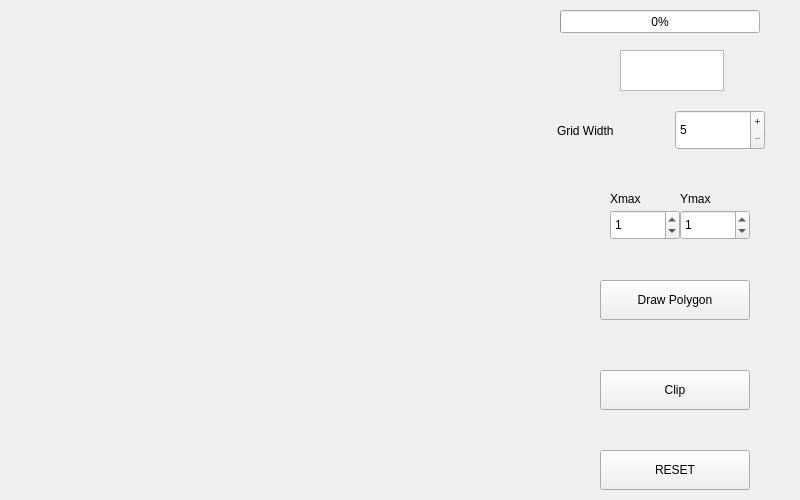
<?xml version="1.0" encoding="UTF-8"?>
<ui version="4.0">
 <class>LineClipMainWidget</class>
 <widget class="QWidget" name="LineClipMainWidget">
  <property name="geometry">
   <rect>
    <x>0</x>
    <y>0</y>
    <width>800</width>
    <height>500</height>
   </rect>
  </property>
  <property name="windowTitle">
   <string>Form</string>
  </property>
  <widget class="LineClipGraphWidget" name="widget" native="true">
   <property name="geometry">
    <rect>
     <x>20</x>
     <y>10</y>
     <width>479</width>
     <height>479</height>
    </rect>
   </property>
  </widget>
  <widget class="QLabel" name="label">
   <property name="geometry">
    <rect>
     <x>557</x>
     <y>120</y>
     <width>101</width>
     <height>21</height>
    </rect>
   </property>
   <property name="text">
    <string>Grid Width</string>
   </property>
  </widget>
  <widget class="QPushButton" name="drawPolygonButton">
   <property name="geometry">
    <rect>
     <x>600</x>
     <y>280</y>
     <width>150</width>
     <height>40</height>
    </rect>
   </property>
   <property name="cursor">
    <cursorShape>PointingHandCursor</cursorShape>
   </property>
   <property name="text">
    <string>Draw Polygon</string>
   </property>
  </widget>
  <widget class="QSpinBox" name="gridWidth">
   <property name="geometry">
    <rect>
     <x>675</x>
     <y>110</y>
     <width>90</width>
     <height>40</height>
    </rect>
   </property>
   <property name="buttonSymbols">
    <enum>QAbstractSpinBox::PlusMinus</enum>
   </property>
   <property name="minimum">
    <number>5</number>
   </property>
   <property name="maximum">
    <number>25</number>
   </property>
  </widget>
  <widget class="QSpinBox" name="spinBox">
   <property name="geometry">
    <rect>
     <x>610</x>
     <y>210</y>
     <width>70</width>
     <height>30</height>
    </rect>
   </property>
   <property name="minimum">
    <number>-99</number>
   </property>
   <property name="value">
    <number>1</number>
   </property>
  </widget>
  <widget class="QProgressBar" name="progressBar">
   <property name="geometry">
    <rect>
     <x>560</x>
     <y>10</y>
     <width>200</width>
     <height>23</height>
    </rect>
   </property>
   <property name="value">
    <number>0</number>
   </property>
  </widget>
  <widget class="QTextEdit" name="timeDisplay">
   <property name="geometry">
    <rect>
     <x>620</x>
     <y>50</y>
     <width>104</width>
     <height>41</height>
    </rect>
   </property>
   <property name="font">
    <font>
     <weight>75</weight>
     <bold>true</bold>
    </font>
   </property>
   <property name="cursor" stdset="0">
    <cursorShape>ForbiddenCursor</cursorShape>
   </property>
   <property name="mouseTracking">
    <bool>false</bool>
   </property>
   <property name="verticalScrollBarPolicy">
    <enum>Qt::ScrollBarAlwaysOff</enum>
   </property>
   <property name="horizontalScrollBarPolicy">
    <enum>Qt::ScrollBarAlwaysOff</enum>
   </property>
   <property name="readOnly">
    <bool>true</bool>
   </property>
  </widget>
  <widget class="QPushButton" name="drawButton">
   <property name="geometry">
    <rect>
     <x>600</x>
     <y>370</y>
     <width>150</width>
     <height>40</height>
    </rect>
   </property>
   <property name="cursor">
    <cursorShape>PointingHandCursor</cursorShape>
   </property>
   <property name="text">
    <string>Clip</string>
   </property>
  </widget>
  <widget class="QPushButton" name="resetButton">
   <property name="geometry">
    <rect>
     <x>600</x>
     <y>450</y>
     <width>150</width>
     <height>40</height>
    </rect>
   </property>
   <property name="cursor">
    <cursorShape>PointingHandCursor</cursorShape>
   </property>
   <property name="text">
    <string>RESET</string>
   </property>
  </widget>
  <widget class="QSpinBox" name="spinBox_2">
   <property name="geometry">
    <rect>
     <x>680</x>
     <y>210</y>
     <width>70</width>
     <height>30</height>
    </rect>
   </property>
   <property name="minimum">
    <number>-99</number>
   </property>
   <property name="value">
    <number>1</number>
   </property>
  </widget>
  <widget class="QLabel" name="label_2">
   <property name="geometry">
    <rect>
     <x>610</x>
     <y>190</y>
     <width>67</width>
     <height>17</height>
    </rect>
   </property>
   <property name="text">
    <string>Xmax</string>
   </property>
  </widget>
  <widget class="QLabel" name="label_3">
   <property name="geometry">
    <rect>
     <x>680</x>
     <y>190</y>
     <width>67</width>
     <height>17</height>
    </rect>
   </property>
   <property name="text">
    <string>Ymax</string>
   </property>
  </widget>
 </widget>
 <customwidgets>
  <customwidget>
   <class>LineClipGraphWidget</class>
   <extends>QWidget</extends>
   <header>polygons/lineclipgraphwidget.h</header>
   <container>1</container>
  </customwidget>
 </customwidgets>
 <resources/>
 <connections/>
</ui>
